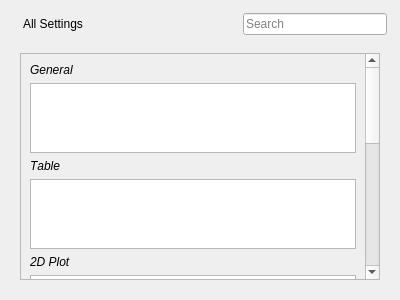
<?xml version="1.0" encoding="UTF-8"?>
<ui version="4.0">
 <class>SettingsDialog</class>
 <widget class="QDialog" name="SettingsDialog">
  <property name="geometry">
   <rect>
    <x>0</x>
    <y>0</y>
    <width>400</width>
    <height>300</height>
   </rect>
  </property>
  <property name="windowTitle">
   <string>Dialog</string>
  </property>
  <layout class="QGridLayout" name="settingGridLayout">
   <item row="0" column="0">
    <layout class="QHBoxLayout" name="headerHorizontalLayout">
     <property name="leftMargin">
      <number>2</number>
     </property>
     <property name="topMargin">
      <number>2</number>
     </property>
     <property name="rightMargin">
      <number>2</number>
     </property>
     <property name="bottomMargin">
      <number>2</number>
     </property>
     <item>
      <widget class="QPushButton" name="settingsButton">
       <property name="text">
        <string>All Settings</string>
       </property>
       <property name="flat">
        <bool>true</bool>
       </property>
      </widget>
     </item>
     <item>
      <spacer name="headerHorizontalSpacer">
       <property name="orientation">
        <enum>Qt::Horizontal</enum>
       </property>
       <property name="sizeHint" stdset="0">
        <size>
         <width>36</width>
         <height>23</height>
        </size>
       </property>
      </spacer>
     </item>
     <item>
      <widget class="QLineEdit" name="searchBox">
       <property name="toolTip">
        <string/>
       </property>
       <property name="statusTip">
        <string/>
       </property>
       <property name="accessibleName">
        <string/>
       </property>
       <property name="accessibleDescription">
        <string/>
       </property>
       <property name="inputMethodHints">
        <set>Qt::ImhNone</set>
       </property>
       <property name="inputMask">
        <string/>
       </property>
       <property name="placeholderText">
        <string>Search</string>
       </property>
      </widget>
     </item>
    </layout>
   </item>
   <item row="1" column="0">
    <widget class="QStackedWidget" name="stackedWidget">
     <widget class="QWidget" name="page_0">
      <layout class="QGridLayout" name="stackGridLayout">
       <item row="1" column="0">
        <widget class="QScrollArea" name="scrollArea">
         <property name="widgetResizable">
          <bool>true</bool>
         </property>
         <widget class="QWidget" name="scrollAreaWidgetContents">
          <property name="geometry">
           <rect>
            <x>0</x>
            <y>0</y>
            <width>348</width>
            <height>612</height>
           </rect>
          </property>
          <layout class="QVBoxLayout" name="scrollVerticalLayout">
           <item>
            <widget class="QLabel" name="generalLabel">
             <property name="font">
              <font>
               <weight>50</weight>
               <italic>true</italic>
               <bold>false</bold>
              </font>
             </property>
             <property name="layoutDirection">
              <enum>Qt::LeftToRight</enum>
             </property>
             <property name="text">
              <string>General</string>
             </property>
            </widget>
           </item>
           <item>
            <widget class="aSettingsListView" name="generalListView">
             <property name="maximumSize">
              <size>
               <width>16777215</width>
               <height>16777215</height>
              </size>
             </property>
             <property name="baseSize">
              <size>
               <width>0</width>
               <height>0</height>
              </size>
             </property>
            </widget>
           </item>
           <item>
            <widget class="QLabel" name="tableLabel">
             <property name="font">
              <font>
               <weight>50</weight>
               <italic>true</italic>
               <bold>false</bold>
               <kerning>false</kerning>
              </font>
             </property>
             <property name="text">
              <string>Table</string>
             </property>
            </widget>
           </item>
           <item>
            <widget class="aSettingsListView" name="tableListView"/>
           </item>
           <item>
            <widget class="QLabel" name="plot2dLabel">
             <property name="font">
              <font>
               <weight>50</weight>
               <italic>true</italic>
               <bold>false</bold>
              </font>
             </property>
             <property name="text">
              <string>2D Plot</string>
             </property>
            </widget>
           </item>
           <item>
            <widget class="aSettingsListView" name="plot2dListView"/>
           </item>
           <item>
            <widget class="QLabel" name="plot3dLabel">
             <property name="font">
              <font>
               <weight>50</weight>
               <italic>true</italic>
               <bold>false</bold>
              </font>
             </property>
             <property name="text">
              <string>3D Plot</string>
             </property>
            </widget>
           </item>
           <item>
            <widget class="aSettingsListView" name="plot3dListView"/>
           </item>
           <item>
            <widget class="QLabel" name="fittingLabel">
             <property name="font">
              <font>
               <weight>50</weight>
               <italic>true</italic>
               <bold>false</bold>
              </font>
             </property>
             <property name="text">
              <string>Fitting</string>
             </property>
            </widget>
           </item>
           <item>
            <widget class="aSettingsListView" name="fittingListView"/>
           </item>
           <item>
            <widget class="QLabel" name="scriptingLabel">
             <property name="font">
              <font>
               <weight>50</weight>
               <italic>true</italic>
               <bold>false</bold>
              </font>
             </property>
             <property name="text">
              <string>Scripting</string>
             </property>
            </widget>
           </item>
           <item>
            <widget class="aSettingsListView" name="scriptingListView"/>
           </item>
           <item>
            <spacer name="scrollAreaVerticalSpacer">
             <property name="orientation">
              <enum>Qt::Vertical</enum>
             </property>
             <property name="sizeHint" stdset="0">
              <size>
               <width>20</width>
               <height>40</height>
              </size>
             </property>
            </spacer>
           </item>
          </layout>
         </widget>
        </widget>
       </item>
      </layout>
     </widget>
     <widget class="QWidget" name="page_1"/>
    </widget>
   </item>
  </layout>
 </widget>
 <customwidgets>
  <customwidget>
   <class>aSettingsListView</class>
   <extends>QListView</extends>
   <header>../widgets/aSettingsListView.h</header>
  </customwidget>
 </customwidgets>
 <resources/>
 <connections/>
</ui>
